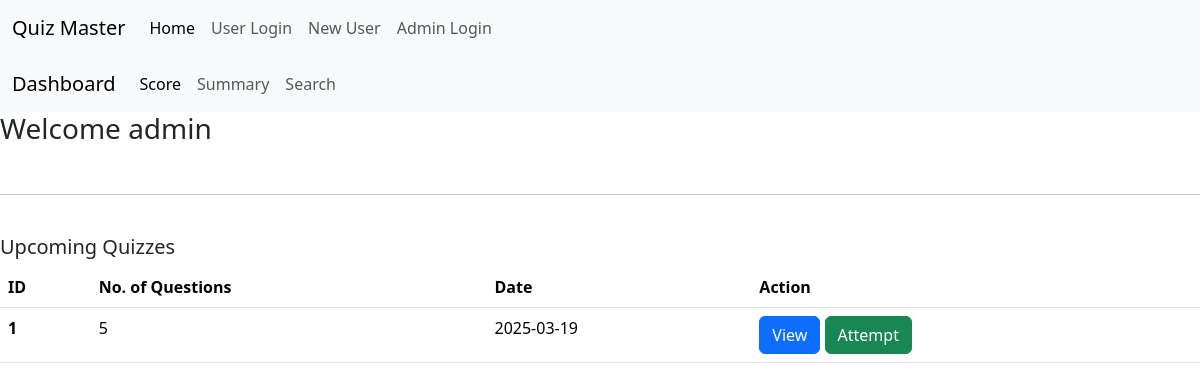
/user_dash/1, run on the app's committed database.
### application/models.py (models this page shows, shortened)
class User(db.Model):
    id=db.Column(db.Integer, primary_key=True)
    name=db.Column(db.String(80), unique=True, nullable=False)
    username=db.Column(db.String(120), unique=True, nullable=False)
    password=db.Column(db.String(80), nullable=False)
    qualification=db.Column(db.String(80), nullable=False)
    dob=db.Column(db.String(80), nullable=False)
    type=db.Column(db.String(80), nullable=False)
    scores=db.relationship('Scores', backref='user', lazy=True)

class Quiz(db.Model):
    id=db.Column(db.Integer, primary_key=True)
    chapter_id=db.Column(db.Integer, db.ForeignKey('chapter.id'), nullable=False)
    date_of_quiz=db.Column(db.Date, nullable=False)
    time_duration=db.Column(db.Time, nullable=False)
    remarks=db.Column(db.String(120), nullable=True)
    questions=db.relationship('Question', backref='quiz', lazy=True)
    scores=db.relationship('Scores', backref='quiz', lazy=True)

### application/controllers.py (the view)
@app.route('/user_dash/<int:id>',methods=['POST','GET'])
def user_dash(id):
    user=User.query.filter_by(id=id).first()
    quizes=Quiz.query.all()
    return render_template('user_dash.html',user=user,quizes=quizes)

### templates/user_dash.html (shortened to what this page needs)
{% extends 'base.html' %}
{% block content %}
<nav class="navbar navbar-expand-lg bg-body-tertiary">
    <div class="container-fluid">
      <a class="navbar-brand" href="/">Quiz Master</a>
      <div class="collapse navbar-collapse" id="navbarNav">
        <ul class="navbar-nav">
          <li class="nav-item">
            <a class="nav-link active" aria-current="page" href="/">Home</a>
          </li>
          <li class="nav-item">
            <a class="nav-link" href="/login">User Login</a>
          </li>
          <li class="nav-item">
            <a class="nav-link" href="/register">New User</a>
          </li>
          <li class="nav-item">
            <a class="nav-link" href="/admin">Admin Login</a>
          </li>
        </ul>
      </div>
    </div>
  </nav>
  <nav class="navbar navbar-expand-lg bg-body-tertiary">
    <div class="container-fluid">
      <a class="navbar-brand" href="/user_dash/{{user.id}}">Dashboard</a>
      <div class="collapse navbar-collapse" id="navbarSupportedContent">
        <ul class="navbar-nav me-auto mb-2 mb-lg-0">
          <li class="nav-item">
            <a class="nav-link active" aria-current="page" href="/user_dash/score/{{user.id}}">Score</a>
          </li>
          <li class="nav-item">
            <a class="nav-link" href="/user_dash/summary/{{user.id}}">Summary</a>
          </li>
          <li class="nav-item">
            <a class="nav-link" href="/user_dash/search/{{user.id}}">Search</a>
          </li>
        </ul>
      </div>
    </div>
  </nav>
<h3>Welcome {{user.name}}</h3>
<br>
<hr>
<br>
<div>
  <h5>Upcoming Quizzes</h5>
  <table class="table">
  <thead>
    <tr>
      <th scope="col">ID</th>
      <th scope="col">No. of Questions</th>
      <th scope="col">Date</th>
      <th scope="col">Action</th>
    </tr>
  </thead>
  <tbody>
    {% for quiz in quizes %}
    <tr>
      <th scope="row">{{quiz.id}}</th>
      <td>{{quiz.questions | length}}</td>
      <td>{{quiz.date_of_quiz}}</td>
      <td>
        <a href="/user_dash/quiz_view/{{user.id}}/{{quiz.id}}" class="btn btn-primary">View</a>
        <a href="/user_dash/quiz_attempt/{{user.id}}/{{quiz.id}}" class="btn btn-success">Attempt</a>
      </td>
    </tr>
    {% endfor %}
  </tbody>
</table>
</div>
{% endblock %}

### static/css/style.css (style rules this page uses)
body { margin: 0; padding: 0; }

### data on the page
User: name "admin"
Quiz: id "1", questions|length "5", date_of_quiz "2025-03-19"
